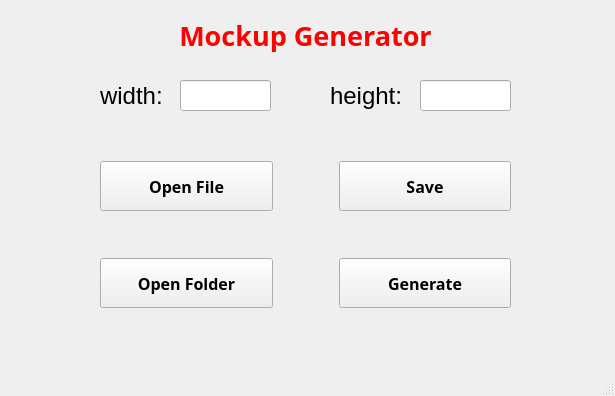
<?xml version="1.0" encoding="UTF-8"?>
<ui version="4.0">
 <class>MainWindow</class>
 <widget class="QMainWindow" name="MainWindow">
  <property name="geometry">
   <rect>
    <x>0</x>
    <y>0</y>
    <width>615</width>
    <height>396</height>
   </rect>
  </property>
  <property name="windowTitle">
   <string>MainWindow</string>
  </property>
  <widget class="QWidget" name="centralwidget">
   <widget class="QLabel" name="title">
    <property name="geometry">
     <rect>
      <x>170</x>
      <y>0</y>
      <width>271</width>
      <height>71</height>
     </rect>
    </property>
    <property name="palette">
     <palette>
      <active>
       <colorrole role="WindowText">
        <brush brushstyle="SolidPattern">
         <color alpha="255">
          <red>255</red>
          <green>0</green>
          <blue>0</blue>
         </color>
        </brush>
       </colorrole>
      </active>
      <inactive>
       <colorrole role="WindowText">
        <brush brushstyle="SolidPattern">
         <color alpha="255">
          <red>255</red>
          <green>0</green>
          <blue>0</blue>
         </color>
        </brush>
       </colorrole>
      </inactive>
      <disabled>
       <colorrole role="WindowText">
        <brush brushstyle="SolidPattern">
         <color alpha="255">
          <red>120</red>
          <green>120</green>
          <blue>120</blue>
         </color>
        </brush>
       </colorrole>
      </disabled>
     </palette>
    </property>
    <property name="font">
     <font>
      <family>MPH 2B Damase</family>
      <pointsize>20</pointsize>
      <weight>75</weight>
      <bold>true</bold>
     </font>
    </property>
    <property name="text">
     <string>Mockup Generator</string>
    </property>
    <property name="alignment">
     <set>Qt::AlignCenter</set>
    </property>
   </widget>
   <widget class="QWidget" name="gridLayoutWidget">
    <property name="geometry">
     <rect>
      <x>100</x>
      <y>120</y>
      <width>411</width>
      <height>231</height>
     </rect>
    </property>
    <layout class="QGridLayout" name="gridLayout">
     <item row="0" column="0">
      <widget class="QPushButton" name="openFile">
       <property name="minimumSize">
        <size>
         <width>0</width>
         <height>50</height>
        </size>
       </property>
       <property name="palette">
        <palette>
         <active>
          <colorrole role="WindowText">
           <brush brushstyle="SolidPattern">
            <color alpha="255">
             <red>255</red>
             <green>0</green>
             <blue>0</blue>
            </color>
           </brush>
          </colorrole>
         </active>
         <inactive>
          <colorrole role="WindowText">
           <brush brushstyle="SolidPattern">
            <color alpha="255">
             <red>255</red>
             <green>0</green>
             <blue>0</blue>
            </color>
           </brush>
          </colorrole>
         </inactive>
         <disabled>
          <colorrole role="WindowText">
           <brush brushstyle="SolidPattern">
            <color alpha="255">
             <red>120</red>
             <green>120</green>
             <blue>120</blue>
            </color>
           </brush>
          </colorrole>
         </disabled>
        </palette>
       </property>
       <property name="font">
        <font>
         <family>Arial Black</family>
         <pointsize>12</pointsize>
         <weight>75</weight>
         <bold>true</bold>
        </font>
       </property>
       <property name="text">
        <string>Open File</string>
       </property>
      </widget>
     </item>
     <item row="0" column="2">
      <widget class="QPushButton" name="save">
       <property name="minimumSize">
        <size>
         <width>100</width>
         <height>50</height>
        </size>
       </property>
       <property name="palette">
        <palette>
         <active>
          <colorrole role="WindowText">
           <brush brushstyle="SolidPattern">
            <color alpha="255">
             <red>255</red>
             <green>0</green>
             <blue>0</blue>
            </color>
           </brush>
          </colorrole>
         </active>
         <inactive>
          <colorrole role="WindowText">
           <brush brushstyle="SolidPattern">
            <color alpha="255">
             <red>255</red>
             <green>0</green>
             <blue>0</blue>
            </color>
           </brush>
          </colorrole>
         </inactive>
         <disabled>
          <colorrole role="WindowText">
           <brush brushstyle="SolidPattern">
            <color alpha="255">
             <red>120</red>
             <green>120</green>
             <blue>120</blue>
            </color>
           </brush>
          </colorrole>
         </disabled>
        </palette>
       </property>
       <property name="font">
        <font>
         <family>Arial Black</family>
         <pointsize>12</pointsize>
         <weight>75</weight>
         <bold>true</bold>
        </font>
       </property>
       <property name="text">
        <string>Save</string>
       </property>
      </widget>
     </item>
     <item row="1" column="0">
      <widget class="QPushButton" name="openFolder">
       <property name="minimumSize">
        <size>
         <width>0</width>
         <height>50</height>
        </size>
       </property>
       <property name="palette">
        <palette>
         <active>
          <colorrole role="WindowText">
           <brush brushstyle="SolidPattern">
            <color alpha="255">
             <red>255</red>
             <green>0</green>
             <blue>0</blue>
            </color>
           </brush>
          </colorrole>
         </active>
         <inactive>
          <colorrole role="WindowText">
           <brush brushstyle="SolidPattern">
            <color alpha="255">
             <red>255</red>
             <green>0</green>
             <blue>0</blue>
            </color>
           </brush>
          </colorrole>
         </inactive>
         <disabled>
          <colorrole role="WindowText">
           <brush brushstyle="SolidPattern">
            <color alpha="255">
             <red>120</red>
             <green>120</green>
             <blue>120</blue>
            </color>
           </brush>
          </colorrole>
         </disabled>
        </palette>
       </property>
       <property name="font">
        <font>
         <family>Arial Black</family>
         <pointsize>12</pointsize>
         <weight>75</weight>
         <bold>true</bold>
        </font>
       </property>
       <property name="text">
        <string>Open Folder</string>
       </property>
      </widget>
     </item>
     <item row="0" column="1">
      <spacer name="horizontalSpacer">
       <property name="orientation">
        <enum>Qt::Horizontal</enum>
       </property>
       <property name="sizeType">
        <enum>QSizePolicy::Fixed</enum>
       </property>
       <property name="sizeHint" stdset="0">
        <size>
         <width>60</width>
         <height>20</height>
        </size>
       </property>
      </spacer>
     </item>
     <item row="1" column="2">
      <widget class="QPushButton" name="generate">
       <property name="minimumSize">
        <size>
         <width>0</width>
         <height>50</height>
        </size>
       </property>
       <property name="palette">
        <palette>
         <active>
          <colorrole role="WindowText">
           <brush brushstyle="SolidPattern">
            <color alpha="255">
             <red>255</red>
             <green>0</green>
             <blue>0</blue>
            </color>
           </brush>
          </colorrole>
         </active>
         <inactive>
          <colorrole role="WindowText">
           <brush brushstyle="SolidPattern">
            <color alpha="255">
             <red>255</red>
             <green>0</green>
             <blue>0</blue>
            </color>
           </brush>
          </colorrole>
         </inactive>
         <disabled>
          <colorrole role="WindowText">
           <brush brushstyle="SolidPattern">
            <color alpha="255">
             <red>120</red>
             <green>120</green>
             <blue>120</blue>
            </color>
           </brush>
          </colorrole>
         </disabled>
        </palette>
       </property>
       <property name="font">
        <font>
         <family>Arial Black</family>
         <pointsize>12</pointsize>
         <weight>75</weight>
         <bold>true</bold>
        </font>
       </property>
       <property name="text">
        <string>Generate</string>
       </property>
      </widget>
     </item>
    </layout>
   </widget>
   <widget class="QLabel" name="width_label">
    <property name="geometry">
     <rect>
      <x>100</x>
      <y>80</y>
      <width>81</width>
      <height>31</height>
     </rect>
    </property>
    <property name="font">
     <font>
      <family>Arial</family>
      <pointsize>18</pointsize>
     </font>
    </property>
    <property name="text">
     <string>width:</string>
    </property>
   </widget>
   <widget class="QLabel" name="height_label">
    <property name="geometry">
     <rect>
      <x>330</x>
      <y>80</y>
      <width>91</width>
      <height>31</height>
     </rect>
    </property>
    <property name="font">
     <font>
      <family>Arial</family>
      <pointsize>18</pointsize>
     </font>
    </property>
    <property name="text">
     <string>height:</string>
    </property>
   </widget>
   <widget class="QLineEdit" name="leWidth">
    <property name="geometry">
     <rect>
      <x>180</x>
      <y>80</y>
      <width>91</width>
      <height>31</height>
     </rect>
    </property>
    <property name="font">
     <font>
      <pointsize>16</pointsize>
     </font>
    </property>
    <property name="placeholderText">
     <string extracomment="width of the image"/>
    </property>
   </widget>
   <widget class="QLineEdit" name="leHeight">
    <property name="geometry">
     <rect>
      <x>420</x>
      <y>80</y>
      <width>91</width>
      <height>31</height>
     </rect>
    </property>
    <property name="font">
     <font>
      <pointsize>16</pointsize>
     </font>
    </property>
   </widget>
  </widget>
  <widget class="QMenuBar" name="menubar">
   <property name="geometry">
    <rect>
     <x>0</x>
     <y>0</y>
     <width>615</width>
     <height>20</height>
    </rect>
   </property>
  </widget>
  <widget class="QStatusBar" name="statusbar"/>
 </widget>
 <resources/>
 <connections/>
</ui>
